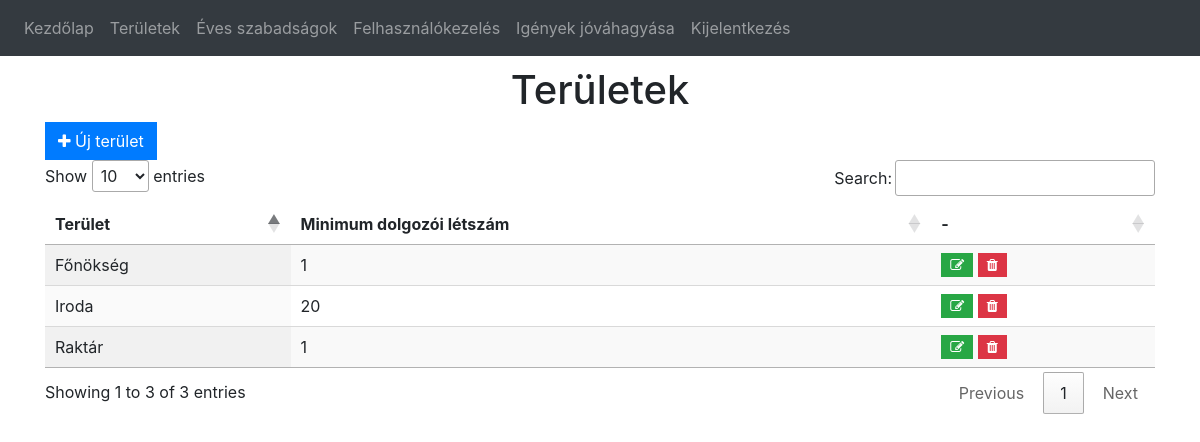
Before: /department (signed in) with the older database file.
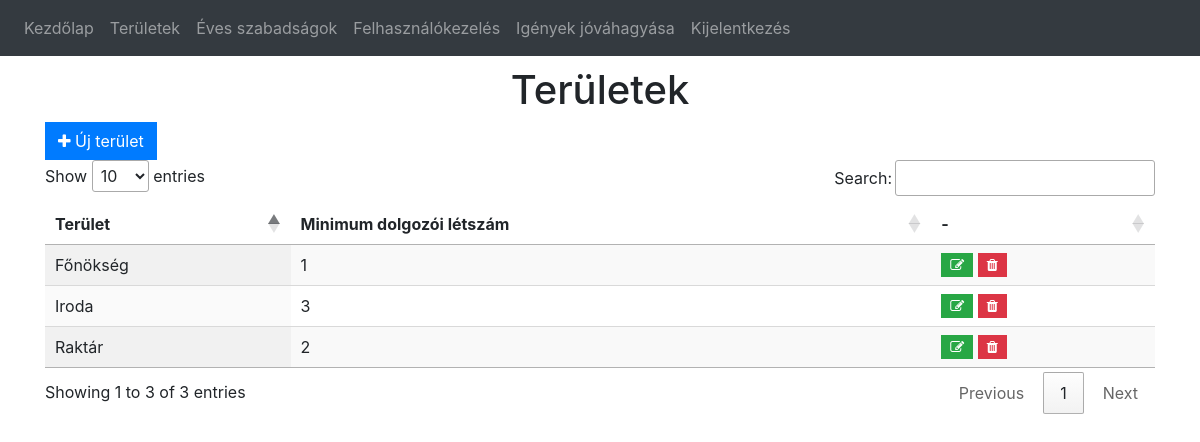
After: the same page with the newer database file.
### website/models.py (models this page shows)
class Department(db.Model):
    id = db.Column(db.Integer, primary_key=True)
    data = db.Column(db.String(10000))
    date = db.Column(db.DateTime(timezone=True), default=func.now())
    min_employees = db.Column(db.Integer)

### website/departments.py (the view)
@departments.route('/department', methods=['GET', 'POST'])
@login_required
def department():
    if current_user.is_boss == 1:
        department = Department.query.all()
        return render_template("department.html", user=current_user, departments=department )
    else:
        flash('Nincs hozzá jogosultságod!', category='error')
        return redirect("/")

### website/templates/department.html (shortened to what this page needs)
{% extends "base.html" %} {% block title %}Területek{% endblock %}
{% block content %}
    <h1 align="center">Területek</h1>
    <button type="button" class="btn btn-primary rounded-0" onClick="location.href='/department/add'" data-toggle="tooltip"
        title="Add"><i class="fa fa-plus" aria-hidden="true"></i>&nbsp;Új terület
    </button>
    <table class="display" style="width:100%" id="departments">
        <thead>
            <tr>
                <th>Terület</th>
                <th>Minimum dolgozói létszám</th>
                <th>-</th>
            </tr>
        </thead>
        <tbody>
            {% for department in departments %}
            <tr>
                <td>{{ department.data }}</td>
                <td>{{ department.min_employees }}</td>
                <td><a class="btn btn-success btn-sm rounded-0" href="/department/edit/{{department.id}}"><i
                            class="fa fa-edit"></i></a>
                    <button type="button" class="btn btn-danger btn-sm rounded-0"
                        onClick="deleteDepartment({{ department.id }})" data-toggle="tooltip" data-placement="top"
                        title="Delete"><i class="fa fa-trash"></i>
                    </button>
                </td>
            </tr>
            {% endfor %}
        </tbody>
    </table>
{% endblock %}

Changed rows visible on the page:
changed Department "Raktár": min_employees "1" → "2"
changed Department "Iroda": min_employees "20" → "3"
